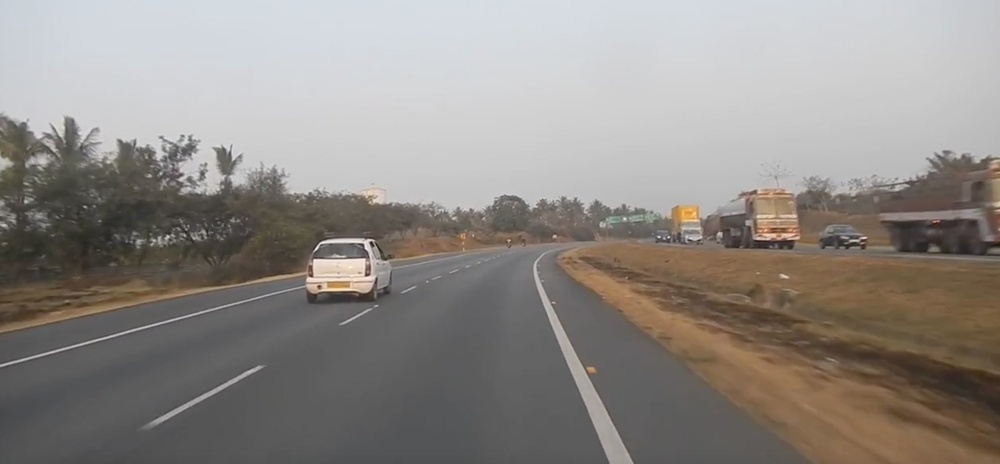
#> input picture yol.jpg, 1000 x 464 px, shrunk from 2500 x 1160 before the run
$ python decector.py
#> lines starting #> are read from the running program, lines starting #| are printed output that depends on the picture; after the words box and inside, x2 and y2 are one past the last pixel; in counts of white or black regions, pixels touching at a corner belong together
import matplotlib.pylab as plt
import cv2
import numpy as np

image = cv2.imread('yol.jpg')
#> image is the input picture: shape (464, 1000, 3); mean B, G, R 134.2, 138.8, 143.8
image = cv2.cvtColor(image, cv2.COLOR_BGR2RGB)

print(image.shape)
#| (464, 1000, 3)
height = image.shape[0]
#> height = 464
width = image.shape[1]
#> width = 1000

region_of_interest_vertices = [
    (0, height),
    (width/2, height/2),
    (width, height)
]
#> region_of_interest_vertices = [(0, 464), (500, 232), (1000, 464)]

def region_of_interest(img, vertices):
    mask = np.zeros_like(img)
    channel_count = img.shape[2]
#> channel_count = 3
    match_mask_color = (255,) * channel_count
#> match_mask_color = (255, 255, 255)
    cv2.fillPoly(mask, vertices, match_mask_color)
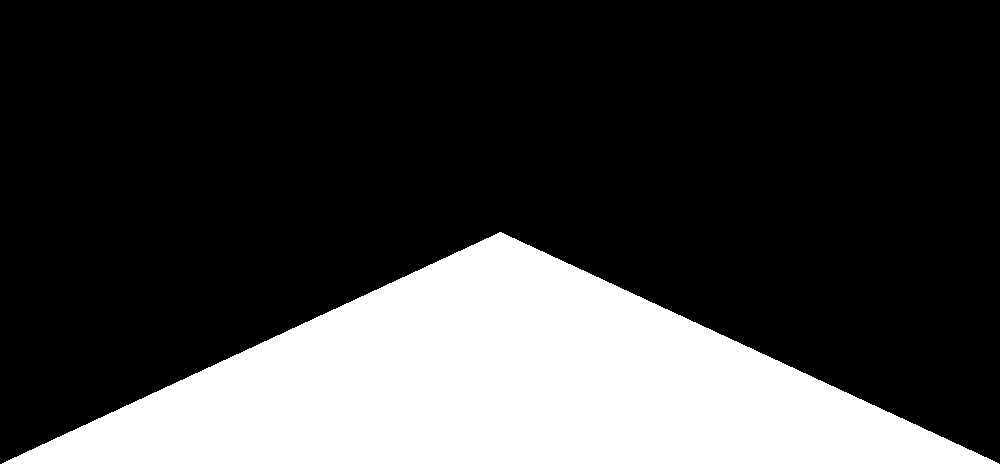
#> mask: shape (464, 1000, 3); 25% white; 1 white region, box (x1, y1, x2, y2) and area: (2, 232, 999, 464) 116035
    masked_image = cv2.bitwise_and(img, mask)
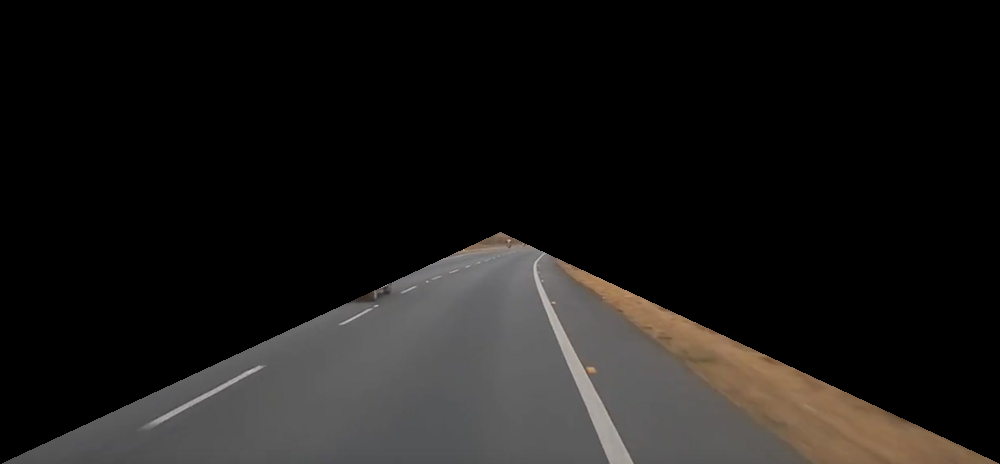
#> masked_image: shape (464, 1000, 3); mean R, G, B 26.2, 24.7, 23.4
    return masked_image

cropped_image = region_of_interest(image,
                np.array([region_of_interest_vertices], np.int32),)

plt.imshow(cropped_image)
plt.show()
